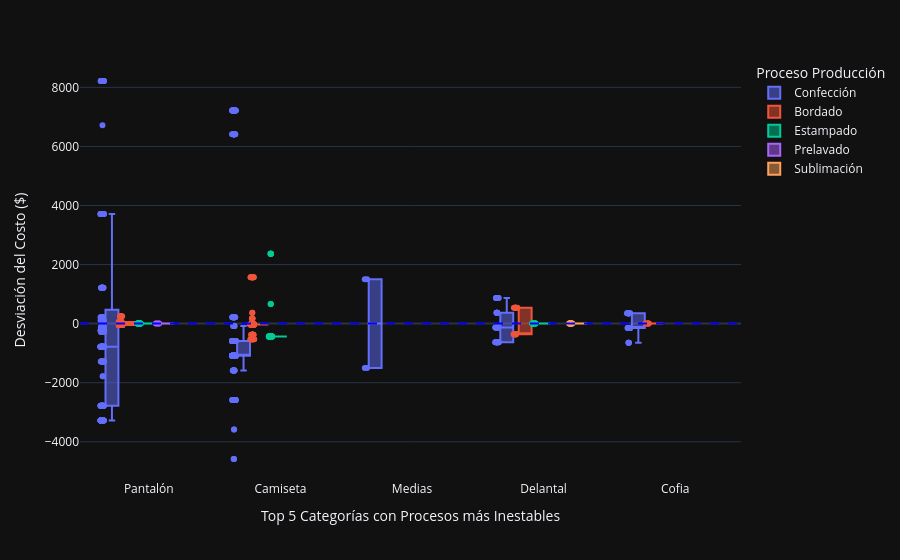

Notebook code cell kept with this figure:
### Markdown cell above
## Visualización de la diferencia entre los costeos

### Code cell
# Agrupamos por Categoría y proceso de producción, calculando la desviación estándar y el promedio del valor costeado
df_calc_dif = df_costos.groupby(['Categoría', 'Proceso Producción'])['Diferencia valor unitario'].agg(['std', 'mean']).reset_index()

df_calc_dif['inestabilidad'] = df_calc_dif['std'] / df_calc_dif['mean']

# Utilizamos el calculo de inestabilidad para identificar las 5 categorías con procesos más inestables.
top5_categorias = (df_calc_dif.groupby('Categoría')['inestabilidad']
                   #Sacamos el promedio de inestabilidd solo por categoría, ya que necesitamos identificar que varíen independientemente del proceso.
                   .mean() 
                   .sort_values(ascending=False)
                   .head(5)
                   .index.tolist())


df_filtrado = df_costos[df_costos['Categoría'].isin(top5_categorias)].copy()

# Centramos los datos: Restamos el promedio específico de cada Categoría-Proceso
# para que el "0" sea el punto de equilibrio de cada uno.
df_filtrado['variacion_netadif'] = df_filtrado.groupby(['Categoría', 'Proceso Producción'])['Diferencia valor unitario'].transform(lambda x: x - x.mean())

# --- PASO 4: Gráfica de "Inestabilidad Pura" ---
fig_dif = px.box(df_filtrado, 
             x='Categoría', 
             y='variacion_netadif', 
             color='Proceso Producción',
             points='all',
             template='plotly_dark')

# Línea de referencia en cero
fig_dif.add_hline(y=0, line_dash="dash", line_color="blue")

fig_dif.update_layout(
    boxmode='group',
    yaxis_title="Desviación del Costo ($)",
    xaxis_title="Top 5 Categorías con Procesos más Inestables"
)

fig_dif.show()

### Figure 1 — Plotly figure (JSON) as saved in the notebook; plotly's stock layout.template omitted (floating-point values rounded to 4 significant figures; data arrays with more than 128 entries replaced by an {"elided": "..."} marker saying what was removed)
{"data": [{"alignmentgroup": "True", "boxpoints": "all", "hovertemplate": "Proceso Producción=Confección<br>Categoría=%{x}<br>variacion_netadif=%{y}<extra></extra>", "legendgroup": "Confección", "marker": {"color": "#636efa"}, "name": "Confección", "notched": false, "offsetgroup": "Confección", "orientation": "v", "showlegend": true, "type": "box", "x": {"elided": "689 str values"}, "x0": " ", "xaxis": "x", "y": {"elided": "689 float values"}, "y0": " ", "yaxis": "y"}, {"alignmentgroup": "True", "boxpoints": "all", "hovertemplate": "Proceso Producción=Bordado<br>Categoría=%{x}<br>variacion_netadif=%{y}<extra></extra>", "legendgroup": "Bordado", "marker": {"color": "#EF553B"}, "name": "Bordado", "notched": false, "offsetgroup": "Bordado", "orientation": "v", "showlegend": true, "type": "box", "x": {"elided": "453 str values"}, "x0": " ", "xaxis": "x", "y": {"elided": "453 float values"}, "y0": " ", "yaxis": "y"}, {"alignmentgroup": "True", "boxpoints": "all", "hovertemplate": "Proceso Producción=Estampado<br>Categoría=%{x}<br>variacion_netadif=%{y}<extra></extra>", "legendgroup": "Estampado", "marker": {"color": "#00cc96"}, "name": "Estampado", "notched": false, "offsetgroup": "Estampado", "orientation": "v", "showlegend": true, "type": "box", "x": ["Camiseta", "Camiseta", "Camiseta", "Camiseta", "Camiseta", "Camiseta", "Delantal", "Delantal", "Delantal", "Delantal", "Delantal", "Delantal", "Delantal", "Delantal", "Delantal", "Delantal", "Delantal", "Delantal", "Camiseta", "Camiseta", "Pantalón", "Pantalón", "Pantalón", "Pantalón", "Pantalón", "Pantalón", "Pantalón", "Pantalón", "Pantalón", "Pantalón", "Pantalón", "Pantalón", "Pantalón", "Pantalón", "Pantalón", "Pantalón", "Camiseta", "Camiseta", "Camiseta", "Camiseta", "Camiseta", "Camiseta", "Camiseta", "Camiseta", "Camiseta", "Camiseta", "Camiseta", "Camiseta", "Camiseta", "Camiseta", "Camiseta", "Camiseta", "Camiseta", "Camiseta", "Camiseta", "Camiseta", "Camiseta", "Camiseta", "Camiseta", "Camiseta", "Camiseta", "Camiseta", "Camiseta", "Camiseta", "Camiseta", "Camiseta", "Camiseta", "Camiseta", "Camiseta", "Camiseta", "Camiseta", "Camiseta"], "x0": " ", "xaxis": "x", "y": [2368.0, 2368.0, 2368.0, 2368.0, 2368.0, 2368.0, 0.0, 0.0, 0.0, 0.0, 0.0, 0.0, 0.0, 0.0, 0.0, 0.0, 0.0, 0.0, 668.2, 668.2, 0.0, 0.0, 0.0, 0.0, 0.0, 0.0, 0.0, 0.0, 0.0, 0.0, 0.0, 0.0, 0.0, 0.0, 0.0, 0.0, -431.8, -431.8, -431.8, -431.8, -431.8, -431.8, -431.8, -431.8, -431.8, -431.8, -431.8, -431.8, -431.8, -431.8, -431.8, -431.8, -431.8, -431.8, -431.8, -431.8, -431.8, -431.8, -431.8, -431.8, -431.8, -431.8, -431.8, -431.8, -431.8, -431.8, -431.8, -431.8, -431.8, -431.8, -431.8, -431.8], "y0": " ", "yaxis": "y"}, {"alignmentgroup": "True", "boxpoints": "all", "hovertemplate": "Proceso Producción=Prelavado<br>Categoría=%{x}<br>variacion_netadif=%{y}<extra></extra>", "legendgroup": "Prelavado", "marker": {"color": "#ab63fa"}, "name": "Prelavado", "notched": false, "offsetgroup": "Prelavado", "orientation": "v", "showlegend": true, "type": "box", "x": ["Pantalón", "Pantalón", "Pantalón", "Pantalón"], "x0": " ", "xaxis": "x", "y": [0.0, 0.0, 0.0, 0.0], "y0": " ", "yaxis": "y"}, {"alignmentgroup": "True", "boxpoints": "all", "hovertemplate": "Proceso Producción=Sublimación<br>Categoría=%{x}<br>variacion_netadif=%{y}<extra></extra>", "legendgroup": "Sublimación", "marker": {"color": "#FFA15A"}, "name": "Sublimación", "notched": false, "offsetgroup": "Sublimación", "orientation": "v", "showlegend": true, "type": "box", "x": ["Delantal", "Delantal", "Delantal", "Delantal", "Delantal", "Delantal", "Delantal", "Delantal", "Delantal", "Delantal", "Delantal", "Delantal"], "x0": " ", "xaxis": "x", "y": [0.0, 0.0, 0.0, 0.0, 0.0, 0.0, 0.0, 0.0, 0.0, 0.0, 0.0, 0.0], "y0": " ", "yaxis": "y"}], "layout": {"boxmode": "group", "legend": {"title": {"text": "Proceso Producción"}, "tracegroupgap": 0}, "margin": {"t": 60}, "shapes": [{"line": {"color": "blue", "dash": "dash"}, "type": "line", "x0": 0, "x1": 1, "xref": "x domain", "y0": 0, "y1": 0, "yref": "y"}], "xaxis": {"anchor": "y", "domain": [0, 1], "title": {"text": "Top 5 Categorías con Procesos más Inestables"}}, "yaxis": {"anchor": "x", "domain": [0, 1], "title": {"text": "Desviación del Costo ($)"}}}}
